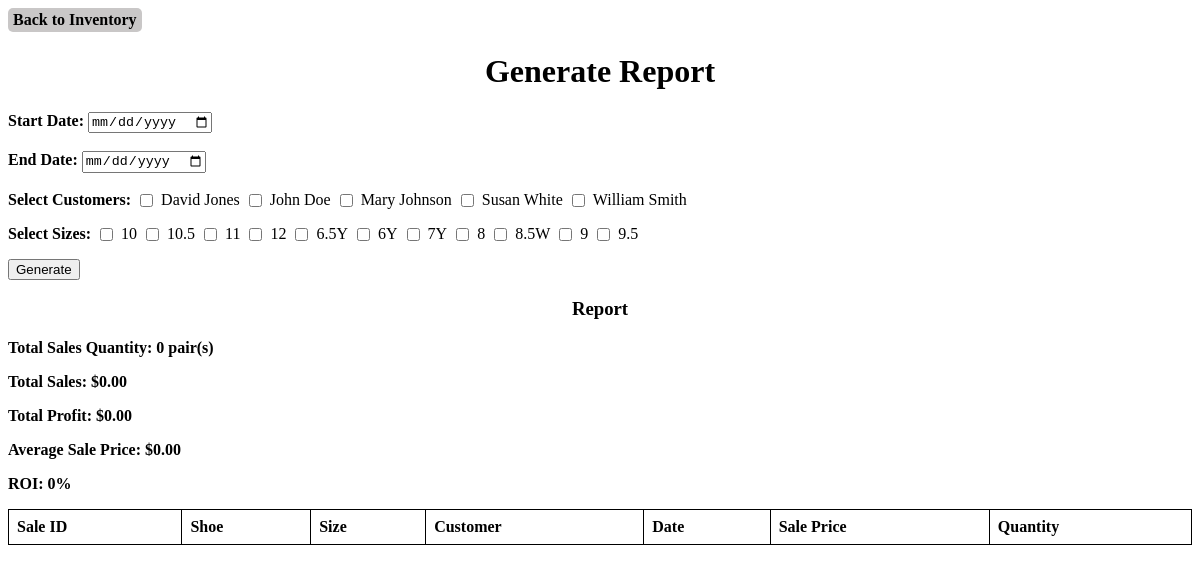
The page /report/ on the database its author committed.
### inventory_app/models.py (models this page shows, shortened)
class Customer(models.Model):
    name = models.CharField(max_length=100)
    email = models.EmailField(unique=True)
    phone = models.CharField(max_length=13)

### inventory_app/views.py (the view, shortened to what this page needs)
# urls.py: path('report/', report, name="report"),
def report(request):
    start_date = request.GET.get('start_date')
    end_date = request.GET.get('end_date')
    selected_customers = request.GET.getlist('customer')
    selected_sizes = request.GET.getlist('size')
    sales = []
    report = []
    customers = Customer.objects.all().order_by('name')
    sizes = Inventory.objects.values_list('size', flat=True).distinct().order_by('size')
    return render(
        request,
        'sales/generate_report.html',
        {
            'customers': customers,
            'sizes': sizes,
            'sales': sales,
            'report': report,
        })

### inventory_app/templates/sales/generate_report.html (shortened to what this page needs)
<head>
</head>
<body>
    <a href="{% url 'inventory_list' %}" class="button">Back to Inventory</a>
    <h1>Generate Report</h1>
    <form method="get">
        <label for="start_date"><strong>Start Date:</strong></label>
        <input type="date" id="start_date" name="start_date" value="{{ start_date }}"><br><br>
        <label for="end_date"><strong>End Date:</strong></label>
        <input type="date" id="end_date" name='end_date' value="{{ end_date }}"><br><br>
        <div class="checkbox-group">
            <label for="customer"><strong>Select Customers:</strong></label>
            {% for customer in customers %}
                <input type="checkbox" name="customer" value="{{ customer.id }}"> {{ customer.name }}
            {% endfor %}
        </div>
        <div class="checkbox-group">
            <label for="size"><strong>Select Sizes:</strong></label>
            {% for size in sizes %}
                <input type="checkbox" name="size" value="{{ size }}"> {{ size }}
            {% endfor %}
        </div>
        <button type="submit">Generate</button>
    </form>
    <h3>Report</h3>
    <div class="summary">
        <p>Total Sales Quantity: {{ report.0|default:"0" }} pair(s)</p>
        <p>Total Sales: ${{ report.1|floatformat:2|default:"0.00" }}</p>
        <p>Total Profit: ${{ report.2|floatformat:2|default:"0.00" }}</p>
        <p>Average Sale Price: ${{ report.3|floatformat:2|default:"0.00" }}</p>
        <p>ROI: {{ report.4|floatformat:2|default:"0"}}%</p>
    </div>
    <table>
        <tr>
            <th>Sale ID</th>
            <th>Shoe</th>
            <th>Size</th>
            <th>Customer</th>
            <th>Date</th>
            <th>Sale Price</th>
            <th>Quantity</th>
        </tr>
    </table>
</body>

### inventory_app/templates/sales/generate_report.html (style rules this page uses)
h1, h3 { text-align: center; }
table { width: 100%; border-collapse: collapse; }
table, th, td { border: 1px solid black; }
th, td { padding: 8px; text-align: left; }
th { font-weight: bold; }
.button { display: inline-block; padding: 3px 5px; background-color: rgb(201, 199, 199); color: black; text-decoration: none; border-radius: 5px; font-weight: bold; text-align: center; }
.checkbox-group { display: flex; flex-wrap: wrap; gap: 5px; margin-bottom: 15px; }
.summary { font-weight: bold; }

### rows shown on the page
Customer: name "David Jones"
Customer: name "John Doe"
Customer: name "Mary Johnson"
Customer: name "Susan White"
Customer: name "William Smith"

### other values the page prints
{{ size }} "10" "10.5" "11" "12" "6.5Y" "6Y" "7Y" "8" "8.5W" "9" "9.5"
{{ report.0|default:"0" }} "0"
{{ report.1|floatformat:2|default:"0.00" }} "0.00"
{{ report.2|floatformat:2|default:"0.00" }} "0.00"
{{ report.3|floatformat:2|default:"0.00" }} "0.00"
{{ report.4|floatformat:2|default:"0" }} "0"
